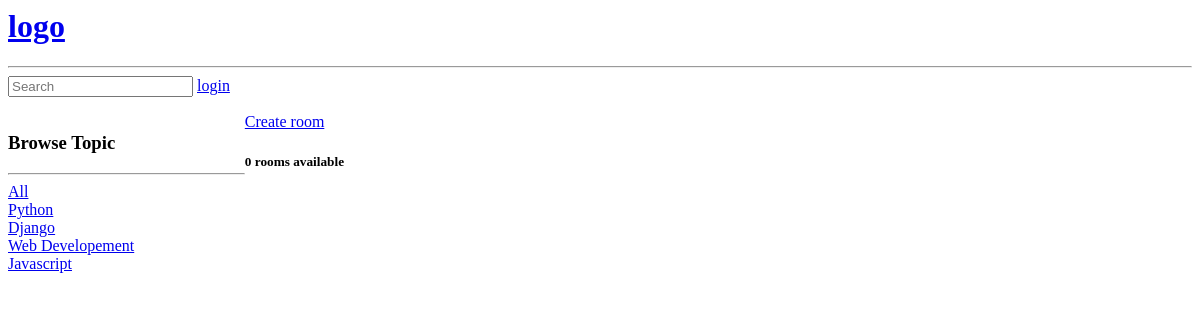
The page /?q=Javascript on the database as committed earlier.
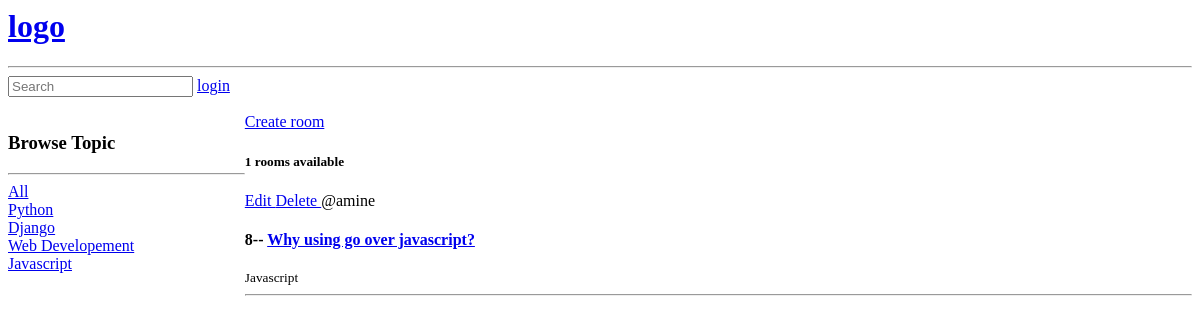
The same page on the database as committed later.
### firstapp/models.py (models this page shows, shortened)
class Topic(models.Model):
    name = models.CharField(max_length=200)

class Room(models.Model):
    host = models.ForeignKey(User, on_delete=models.SET_NULL, null=True)
    topic = models.ForeignKey(Topic, on_delete=models.SET_NULL, null=True)
    name = models.CharField(max_length=200)
    descption = models.TextField(null=True, blank=True )
    update = models.DateTimeField(auto_now=True)
    created = models.DateTimeField(auto_now_add=True)
    class Meta:
        ordering = ['-update', '-created']

### firstapp/views.py (the view)
# urls.py: 2. Add a URL to urlpatterns:  path('', views.home, name='home')
def home(response):
    q = response.GET.get('q') if response.GET.get('q') != None else ''
    query = Q(topic__name__icontains = q) | Q(name__icontains = q) | Q(descption__icontains = q)
    rooms = Room.objects.filter(query)
    topics = Topic.objects.all()
    room_count = rooms.count()
    context = {'rooms': rooms,
               'topics' :topics,
               'room_count' : room_count,
    }
    return render(response, 'firstapp/home.html', context)

### TEMPLATES/firstapp/home.html (shortened to what this page needs)
{%include 'firstapp/navbar.html'%}
<body>
</body>
{% block content %}
<div class="home-container">
    <div>
        <h3> Browse Topic</h3>
        <hr>
        <div>
            <a href="{% url 'home' %}"> All </a>
        </div>
        {%for topic in topics%}
        <div>
            <a href="{% url 'home' %}?q={{topic.name}}">{{topic.name}} </a>
        </div>
        {%endfor%}
    </div>
    <div>
        <a href= "{% url 'create-room' %}"> Create room </a>
        <div>
            <h5>{{room_count}} rooms available </h5>
           {%for room in rooms%}
           <div>
             <a href="{% url 'update-room' room.id%}"> Edit </a>
             <a href="{% url 'delete-room' room.id%}"> Delete </a>
               <span> @{{room.host.username}} </span>
               <h4> {{room.id}}-- <a href="{% url 'room' room.id %}">{{room.name}}</a> </h4>
            <small>{{room.topic.name}} </small>
            <hr>
            </div>
            {%endfor%}
        </div>
    </div>
</div>
{% endblock content %}

Rows that differ between the two databases and show on the page:
added Room: host.username "amine", id "8", name "Why using go over javascript?", topic.name "Javascript"
Other text that changed with them:
{{ room_count }}: "0" → "1"
